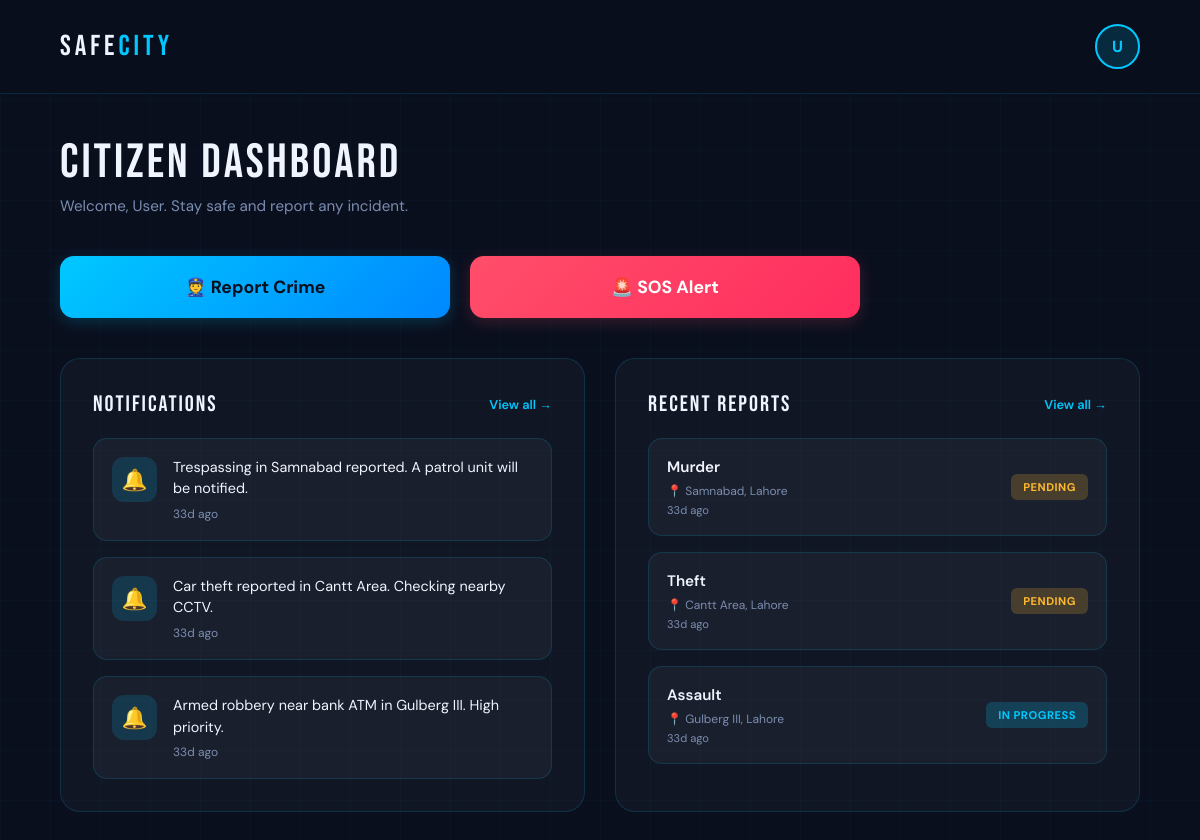
Screenshot of /citizen_dashboard with the database file from the repository.
### tables this page shows
CREATE TABLE Notifications (
    notification_id INTEGER PRIMARY KEY AUTOINCREMENT,
    message TEXT NOT NULL,
    created_at DATETIME DEFAULT CURRENT_TIMESTAMP
);

CREATE TABLE Complaints (
    complaint_id INTEGER PRIMARY KEY AUTOINCREMENT,
    user_id INTEGER,
    category_id INTEGER,
    description TEXT NOT NULL,
    location TEXT NOT NULL,
    status TEXT DEFAULT 'Pending' CHECK(status IN ('Pending','In Progress','Resolved')),
    created_at DATETIME DEFAULT CURRENT_TIMESTAMP,

    FOREIGN KEY (user_id) REFERENCES Citizens(citizen_id),
    FOREIGN KEY (category_id) REFERENCES CrimeCategories(category_id)
);

CREATE TABLE CrimeCategories (
    category_id INTEGER PRIMARY KEY AUTOINCREMENT,
    name TEXT UNIQUE NOT NULL
);

### app.py (the view)
@app.route('/citizen_dashboard')
def citizen_dashboard():
    db = get_db_connection()
    notifications = db.execute('''
        SELECT message, created_at
        FROM Notifications
        ORDER BY created_at DESC
        LIMIT 3
    ''').fetchall()
    now = datetime.utcnow()
    recent_notifications = []
    for n in notifications:
        dt = datetime.strptime(n['created_at'], '%Y-%m-%d %H:%M:%S')
        hours_ago = (now - dt).total_seconds() / 3600
        recent_notifications.append({
            'message': n['message'],
            'time_ago': time_ago(n['created_at']),
            'is_new': hours_ago < 24
        })
    reports = db.execute('''
        SELECT c.complaint_id, cc.name as category_name, c.location, c.status, c.created_at
        FROM Complaints c
        JOIN CrimeCategories cc ON c.category_id = cc.category_id
        ORDER BY c.created_at DESC
        LIMIT 3
    ''').fetchall()
    recent_reports = [dict(r, time_ago=time_ago(r['created_at'])) for r in reports]
    db.close()
    return render_template('citizen_dashboard.html',
                           recent_notifications=recent_notifications,
                           recent_reports=recent_reports
                           )

### app.py (called while the page is built)
def get_db_connection():
    conn = sqlite3.connect(DATABASE)
    conn.row_factory = sqlite3.Row
    return conn

def time_ago(dt_str):
    if not dt_str:
        return ''
    dt = datetime.strptime(dt_str, '%Y-%m-%d %H:%M:%S')
    now = datetime.utcnow()
    diff = now - dt
    minutes = int(diff.total_seconds() // 60)
    if minutes < 1:
        return 'Just now'
    elif minutes < 60:
        return f'{minutes}m ago'
    elif minutes < 1440:
        return f'{minutes // 60}h ago'
    else:
        return f'{minutes // 1440}d ago'

### templates/citizen_dashboard.html (shortened to what this page needs)
<!DOCTYPE html>
<html lang="en">
<head>
</head>
<body>
  <div class="app-container">
    <div class="header">
      <div class="logo">SAFE<span>CITY</span></div>
      <div class="header-right">
        <div class="user-avatar">{{ session.name[0] if session.name else 'U' }}</div>
      </div>
    </div>
    <div class="app-content">
      <div class="content">
        <div class="welcome-section">
          <div class="page-title">Citizen Dashboard</div>
          <div class="page-sub">Welcome, {{ session.name if session.name else 'User' }}. Stay safe and report any incident.</div>
        </div>
        <div class="action-grid">
          <a href="/report" class="action-btn btn-report">👮 Report Crime</a>
          <button onclick="alert('Emergency services notified!')" class="action-btn btn-sos">🚨 SOS Alert</button>
        </div>
        <div class="dashboard-grid">
          <div class="section-card">
            <div class="section-head">
              <div class="section-title">Notifications</div>
              <a href="/notifications" class="section-link">View all →</a>
            </div>
            <div class="notif-list">
              {% for n in recent_notifications %}
              <div class="notif-card">
                <div class="notif-icon {% if 'assigned' in n.message|lower %}ni-person{% elif 'resolved' in n.message|lower %}ni-check{% else %}ni-bell{% endif %}">
                  {% if 'assigned' in n.message|lower %}👤{% elif 'resolved' in n.message|lower %}✓{% else %}🔔{% endif %}
                </div>
                <div class="notif-body">
                  <div class="notif-top">
                    <div class="notif-text">{{ n.message }}</div>
                  </div>
                  <div class="notif-time">{{ n.time_ago }}</div>
                </div>
              </div>
              {% else %}
              <div class="empty-state">No notifications yet</div>
              {% endfor %}
            </div>
          </div>
          <div class="section-card">
            <div class="section-head">
              <div class="section-title">Recent Reports</div>
              <a href="/case_tracking" class="section-link">View all →</a>
            </div>
            <div class="report-list">
              {% for r in recent_reports %}
              <div class="report-card">
                <div>
                  <div class="report-type">{{ r.category_name }}</div>
                  <div class="report-loc">📍 {{ r.location }}</div>
                  <div class="report-date">{{ r.time_ago }}</div>
                </div>
                <span class="status-pill {% if r.status == 'Pending' %}sp-pending{% elif r.status == 'In Progress' %}sp-progress{% else %}sp-resolved{% endif %}">{{ r.status }}</span>
              </div>
              {% else %}
              <div class="empty-state">No reports filed yet</div>
              {% endfor %}
            </div>
          </div>
        </div>
      </div>
    </div>
  </div>
</body>
</html>

### rows the page displays
Notifications: message "Trespassing in Samnabad reported. A patrol unit will be notified.", time_ago "33d ago"
Notifications: message "Car theft reported in Cantt Area. Checking nearby CCTV.", time_ago "33d ago"
Notifications: message "Armed robbery near bank ATM in Gulberg III. High priority.", time_ago "33d ago"
Complaints: category_name "Murder", location "Samnabad, Lahore", time_ago "33d ago", status "PENDING"
Complaints: category_name "Theft", location "Cantt Area, Lahore", time_ago "33d ago", status "PENDING"
Complaints: category_name "Assault", location "Gulberg III, Lahore", time_ago "33d ago", status "IN PROGRESS"

### other values shown
{{ session.name[0] if session.name else 'U' }} "U"
{{ session.name if session.name else 'User' }} "User"
